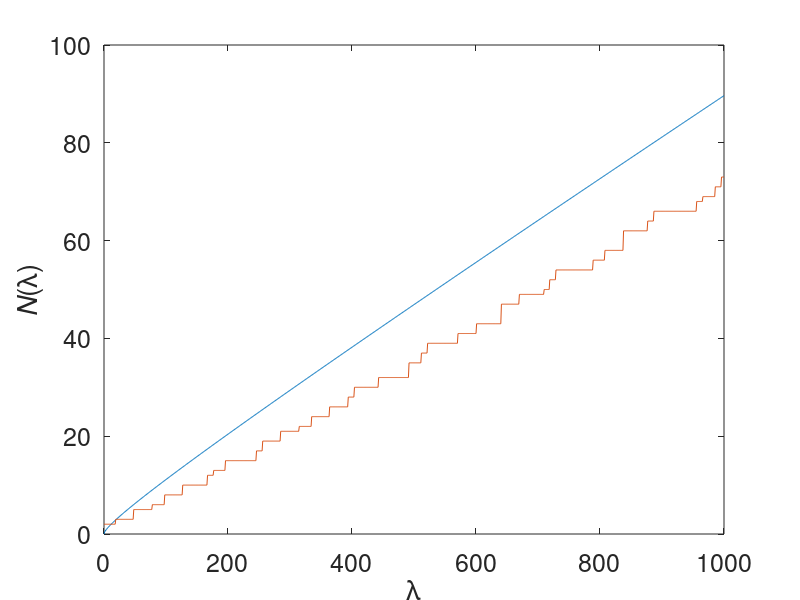

The MATLAB script that drew this image:
%FIG57   Plot of Weyl's asymptotic theorem for eigenvalues

%Kai Borre April 18, 1998
%Copyright (c) by Kai Borre
%$Revision: 1.0 $  $Date: 2000/12/16 $

x = 0:1000;
eigs = x/(4*pi)+sqrt(x)/pi;
% exact counting of the integers
eig2 = zeros(1,1001);
for n = 1:335
   for m = 1:350
      eig = (m^2+n^2)*pi^2;
      ind = round(eig);
      if ind < 1000
         eig2(1,ind) = eig2(1,ind)+1;
      end
   end
end
eigacc = cumsum(eig2);
eigacc = eigacc+2; %the two zero eigenvalues!

plot(x,eigs)
hold on
plot(x,eigacc)
hold off
ylabel('\itN\rm(\lambda)','VerticalAlignment','Bottom','FontSize',18)
xlabel('\lambda','FontSize',18)
set(gca,'FontSize',18)
print -deps fig57
%%%%%%%%%%%%%%%%% end fig57.m %%%%%%%%%%%%%